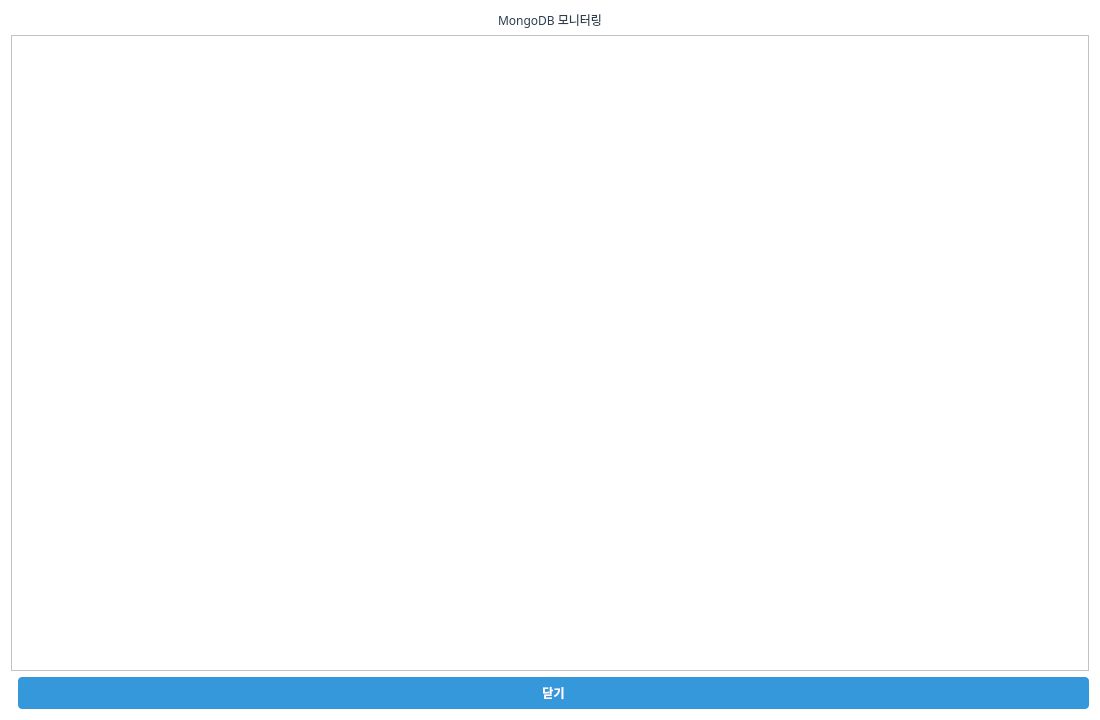
<?xml version="1.0" encoding="UTF-8"?>
<ui version="4.0">
 <class>MongoDBMonitorDialog</class>
 <widget class="QDialog" name="MongoDBMonitorDialog">
  <property name="geometry">
   <rect>
    <x>0</x>
    <y>0</y>
    <width>1100</width>
    <height>720</height>
   </rect>
  </property>
  <property name="minimumSize">
   <size>
    <width>800</width>
    <height>560</height>
   </size>
  </property>
  <property name="font">
   <font>
    <family>맑은 고딕</family>
    <pointsize>11</pointsize>
   </font>
  </property>
  <property name="windowTitle">
   <string>MongoDB 모니터링</string>
  </property>
  <property name="styleSheet">
   <string notr="true">QWidget {
    background-color: #FFFFFF;
    color: #2C3E50;
    font-family: &quot;맑은 고딕&quot;;
    font-size: 9pt;
}

QTabWidget::pane {
    border: 1px solid #BDC3C7;
    background-color: #FFFFFF;
}

QTabBar::tab {
    background-color: #ECF0F1;
    color: #2C3E50;
    padding: 8px 16px;
    margin-right: 2px;
    border: 1px solid #BDC3C7;
    border-bottom: none;
    border-top-left-radius: 4px;
    border-top-right-radius: 4px;
}

QTabBar::tab:selected {
    background-color: #3498DB;
    color: #FFFFFF;
    font-weight: bold;
}

QTabBar::tab:hover {
    background-color: #D5DBDB;
}

QTableWidget {
    gridline-color: #BDC3C7;
    background-color: #FFFFFF;
    alternate-background-color: #F8F9FA;
    selection-background-color: #3498DB;
    selection-color: #FFFFFF;
}

QTableWidget::item {
    padding: 4px;
    border: none;
}

QHeaderView::section {
    background-color: #ECF0F1;
    color: #2C3E50;
    padding: 6px;
    border: 1px solid #BDC3C7;
    font-weight: bold;
}

QLineEdit, QTextEdit, QPlainTextEdit {
    background-color: #FFFFFF;
    border: 1px solid #BDC3C7;
    border-radius: 3px;
    padding: 4px;
    color: #2C3E50;
}

QLineEdit:focus, QTextEdit:focus, QPlainTextEdit:focus {
    border: 2px solid #3498DB;
}

QPushButton {
    background-color: #3498DB;
    color: #FFFFFF;
    border: none;
    border-radius: 4px;
    padding: 6px 12px;
    font-weight: bold;
}

QPushButton:hover {
    background-color: #2980B9;
}

QPushButton:pressed {
    background-color: #1F618D;
}

QPushButton:disabled {
    background-color: #BDC3C7;
    color: #7F8C8D;
}

QLabel {
    color: #2C3E50;
    background-color: transparent;
}

QGroupBox {
    border: 2px solid #BDC3C7;
    border-radius: 5px;
    margin-top: 10px;
    padding-top: 10px;
    background-color: #F8F9FA;
}

QGroupBox::title {
    subcontrol-origin: margin;
    subcontrol-position: top left;
    padding: 0 5px;
    color: #2C3E50;
    font-weight: bold;
}

QProgressBar {
    border: 1px solid #BDC3C7;
    border-radius: 3px;
    text-align: center;
    background-color: #ECF0F1;
}

QProgressBar::chunk {
    background-color: #3498DB;
}</string>
  </property>
  <layout class="QVBoxLayout" name="verticalLayout">
   <item>
    <widget class="QLabel" name="titleLabel">
     <property name="text">
      <string>MongoDB 모니터링</string>
     </property>
     <property name="alignment">
      <set>Qt::AlignCenter</set>
     </property>
    </widget>
   </item>
   <item>
    <widget class="QTabWidget" name="tabWidget">
     <property name="currentIndex">
      <number>0</number>
     </property>
    </widget>
   </item>
   <item>
    <layout class="QHBoxLayout" name="buttonLayout">
     <item>
      <spacer name="horizontalSpacer">
       <property name="orientation">
        <enum>Qt::Horizontal</enum>
       </property>
      </spacer>
     </item>
     <item>
      <widget class="QPushButton" name="btnClose">
       <property name="text">
        <string>닫기</string>
       </property>
       <property name="minimumSize">
        <size>
         <width>100</width>
         <height>32</height>
        </size>
       </property>
      </widget>
     </item>
    </layout>
   </item>
  </layout>
 </widget>
 <resources/>
 <connections/>
</ui>
